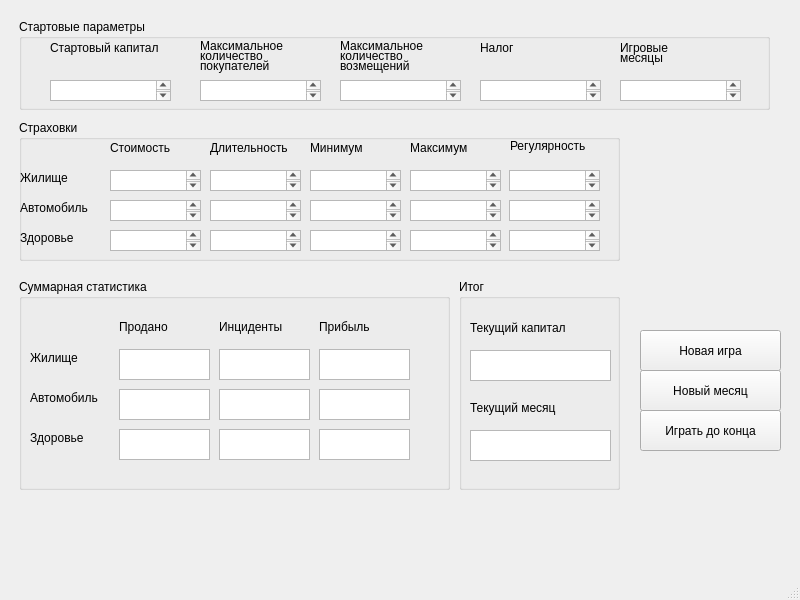
<?xml version="1.0" encoding="UTF-8"?>
<ui version="4.0">
 <class>MainWindow</class>
 <widget class="QMainWindow" name="MainWindow">
  <property name="geometry">
   <rect>
    <x>0</x>
    <y>0</y>
    <width>800</width>
    <height>600</height>
   </rect>
  </property>
  <property name="windowTitle">
   <string>MainWindow</string>
  </property>
  <widget class="QWidget" name="centralwidget">
   <widget class="QPushButton" name="play_month">
    <property name="geometry">
     <rect>
      <x>640</x>
      <y>370</y>
      <width>141</width>
      <height>41</height>
     </rect>
    </property>
    <property name="text">
     <string>Новый месяц</string>
    </property>
   </widget>
   <widget class="QPushButton" name="start_game">
    <property name="geometry">
     <rect>
      <x>640</x>
      <y>330</y>
      <width>141</width>
      <height>41</height>
     </rect>
    </property>
    <property name="text">
     <string>Новая игра</string>
    </property>
   </widget>
   <widget class="QLabel" name="label">
    <property name="geometry">
     <rect>
      <x>210</x>
      <y>140</y>
      <width>91</width>
      <height>16</height>
     </rect>
    </property>
    <property name="text">
     <string>Длительность</string>
    </property>
   </widget>
   <widget class="QLabel" name="label_3">
    <property name="geometry">
     <rect>
      <x>370</x>
      <y>130</y>
      <width>61</width>
      <height>16</height>
     </rect>
    </property>
    <property name="text">
     <string/>
    </property>
   </widget>
   <widget class="QLabel" name="label_2">
    <property name="geometry">
     <rect>
      <x>110</x>
      <y>140</y>
      <width>91</width>
      <height>16</height>
     </rect>
    </property>
    <property name="text">
     <string>Стоимость</string>
    </property>
   </widget>
   <widget class="QLabel" name="label_4">
    <property name="geometry">
     <rect>
      <x>410</x>
      <y>140</y>
      <width>91</width>
      <height>16</height>
     </rect>
    </property>
    <property name="text">
     <string>Максимум</string>
    </property>
   </widget>
   <widget class="QLabel" name="label_5">
    <property name="geometry">
     <rect>
      <x>310</x>
      <y>140</y>
      <width>91</width>
      <height>16</height>
     </rect>
    </property>
    <property name="text">
     <string>Минимум</string>
    </property>
   </widget>
   <widget class="QLabel" name="label_7">
    <property name="geometry">
     <rect>
      <x>20</x>
      <y>170</y>
      <width>61</width>
      <height>16</height>
     </rect>
    </property>
    <property name="text">
     <string>Жилище</string>
    </property>
   </widget>
   <widget class="QLabel" name="label_8">
    <property name="geometry">
     <rect>
      <x>20</x>
      <y>200</y>
      <width>91</width>
      <height>16</height>
     </rect>
    </property>
    <property name="text">
     <string>Автомобиль</string>
    </property>
   </widget>
   <widget class="QLabel" name="label_9">
    <property name="geometry">
     <rect>
      <x>20</x>
      <y>230</y>
      <width>91</width>
      <height>16</height>
     </rect>
    </property>
    <property name="text">
     <string>Здоровье</string>
    </property>
   </widget>
   <widget class="QTextEdit" name="house_cost_input">
    <property name="geometry">
     <rect>
      <x>110</x>
      <y>170</y>
      <width>91</width>
      <height>21</height>
     </rect>
    </property>
   </widget>
   <widget class="QTextEdit" name="house_duration_input">
    <property name="geometry">
     <rect>
      <x>210</x>
      <y>170</y>
      <width>91</width>
      <height>21</height>
     </rect>
    </property>
   </widget>
   <widget class="QTextEdit" name="house_min_input">
    <property name="geometry">
     <rect>
      <x>310</x>
      <y>170</y>
      <width>91</width>
      <height>21</height>
     </rect>
    </property>
   </widget>
   <widget class="QTextEdit" name="house_max_input">
    <property name="geometry">
     <rect>
      <x>410</x>
      <y>170</y>
      <width>91</width>
      <height>21</height>
     </rect>
    </property>
   </widget>
   <widget class="QLabel" name="label_10">
    <property name="geometry">
     <rect>
      <x>50</x>
      <y>40</y>
      <width>141</width>
      <height>16</height>
     </rect>
    </property>
    <property name="text">
     <string>Стартовый капитал</string>
    </property>
   </widget>
   <widget class="QLabel" name="label_11">
    <property name="geometry">
     <rect>
      <x>200</x>
      <y>30</y>
      <width>171</width>
      <height>31</height>
     </rect>
    </property>
    <property name="text">
     <string>Максимальное</string>
    </property>
   </widget>
   <widget class="QTextEdit" name="customer_input">
    <property name="geometry">
     <rect>
      <x>200</x>
      <y>80</y>
      <width>121</width>
      <height>21</height>
     </rect>
    </property>
   </widget>
   <widget class="QLabel" name="label_12">
    <property name="geometry">
     <rect>
      <x>200</x>
      <y>40</y>
      <width>171</width>
      <height>31</height>
     </rect>
    </property>
    <property name="text">
     <string>количество</string>
    </property>
   </widget>
   <widget class="QLabel" name="label_13">
    <property name="geometry">
     <rect>
      <x>200</x>
      <y>50</y>
      <width>121</width>
      <height>31</height>
     </rect>
    </property>
    <property name="text">
     <string>покупателей</string>
    </property>
   </widget>
   <widget class="QTextEdit" name="fund_input">
    <property name="geometry">
     <rect>
      <x>50</x>
      <y>80</y>
      <width>121</width>
      <height>21</height>
     </rect>
    </property>
   </widget>
   <widget class="QLabel" name="label_14">
    <property name="geometry">
     <rect>
      <x>340</x>
      <y>30</y>
      <width>171</width>
      <height>31</height>
     </rect>
    </property>
    <property name="text">
     <string>Максимальное</string>
    </property>
   </widget>
   <widget class="QTextEdit" name="refund_input">
    <property name="geometry">
     <rect>
      <x>340</x>
      <y>80</y>
      <width>121</width>
      <height>21</height>
     </rect>
    </property>
   </widget>
   <widget class="QLabel" name="label_15">
    <property name="geometry">
     <rect>
      <x>340</x>
      <y>40</y>
      <width>171</width>
      <height>31</height>
     </rect>
    </property>
    <property name="text">
     <string>количество</string>
    </property>
   </widget>
   <widget class="QLabel" name="label_16">
    <property name="geometry">
     <rect>
      <x>340</x>
      <y>50</y>
      <width>171</width>
      <height>31</height>
     </rect>
    </property>
    <property name="text">
     <string>возмещений</string>
    </property>
   </widget>
   <widget class="QTextEdit" name="car_max_input">
    <property name="geometry">
     <rect>
      <x>410</x>
      <y>200</y>
      <width>91</width>
      <height>21</height>
     </rect>
    </property>
   </widget>
   <widget class="QTextEdit" name="car_min_input">
    <property name="geometry">
     <rect>
      <x>310</x>
      <y>200</y>
      <width>91</width>
      <height>21</height>
     </rect>
    </property>
   </widget>
   <widget class="QTextEdit" name="car_cost_input">
    <property name="geometry">
     <rect>
      <x>110</x>
      <y>200</y>
      <width>91</width>
      <height>21</height>
     </rect>
    </property>
   </widget>
   <widget class="QTextEdit" name="car_duration_input">
    <property name="geometry">
     <rect>
      <x>210</x>
      <y>200</y>
      <width>91</width>
      <height>21</height>
     </rect>
    </property>
   </widget>
   <widget class="QTextEdit" name="health_max_input">
    <property name="geometry">
     <rect>
      <x>410</x>
      <y>230</y>
      <width>91</width>
      <height>21</height>
     </rect>
    </property>
   </widget>
   <widget class="QTextEdit" name="health_cost_input">
    <property name="geometry">
     <rect>
      <x>110</x>
      <y>230</y>
      <width>91</width>
      <height>21</height>
     </rect>
    </property>
   </widget>
   <widget class="QTextEdit" name="health_duration_input">
    <property name="geometry">
     <rect>
      <x>210</x>
      <y>230</y>
      <width>91</width>
      <height>21</height>
     </rect>
    </property>
   </widget>
   <widget class="QTextEdit" name="health_min_input">
    <property name="geometry">
     <rect>
      <x>310</x>
      <y>230</y>
      <width>91</width>
      <height>21</height>
     </rect>
    </property>
   </widget>
   <widget class="QLabel" name="label_17">
    <property name="geometry">
     <rect>
      <x>30</x>
      <y>350</y>
      <width>61</width>
      <height>16</height>
     </rect>
    </property>
    <property name="text">
     <string>Жилище</string>
    </property>
   </widget>
   <widget class="QLabel" name="label_18">
    <property name="geometry">
     <rect>
      <x>30</x>
      <y>390</y>
      <width>91</width>
      <height>16</height>
     </rect>
    </property>
    <property name="text">
     <string>Автомобиль</string>
    </property>
   </widget>
   <widget class="QLabel" name="label_19">
    <property name="geometry">
     <rect>
      <x>30</x>
      <y>430</y>
      <width>91</width>
      <height>16</height>
     </rect>
    </property>
    <property name="text">
     <string>Здоровье</string>
    </property>
   </widget>
   <widget class="QTextBrowser" name="current_fund_output">
    <property name="geometry">
     <rect>
      <x>470</x>
      <y>350</y>
      <width>141</width>
      <height>31</height>
     </rect>
    </property>
   </widget>
   <widget class="QLabel" name="label_6">
    <property name="geometry">
     <rect>
      <x>470</x>
      <y>320</y>
      <width>111</width>
      <height>16</height>
     </rect>
    </property>
    <property name="text">
     <string>Текущий капитал</string>
    </property>
   </widget>
   <widget class="QLabel" name="label_21">
    <property name="geometry">
     <rect>
      <x>480</x>
      <y>40</y>
      <width>141</width>
      <height>16</height>
     </rect>
    </property>
    <property name="text">
     <string>Налог</string>
    </property>
   </widget>
   <widget class="QTextEdit" name="tax_input">
    <property name="geometry">
     <rect>
      <x>480</x>
      <y>80</y>
      <width>121</width>
      <height>21</height>
     </rect>
    </property>
   </widget>
   <widget class="QLabel" name="label_24">
    <property name="geometry">
     <rect>
      <x>510</x>
      <y>130</y>
      <width>91</width>
      <height>31</height>
     </rect>
    </property>
    <property name="text">
     <string>Регулярность</string>
    </property>
   </widget>
   <widget class="QTextEdit" name="game_month_input">
    <property name="geometry">
     <rect>
      <x>620</x>
      <y>80</y>
      <width>121</width>
      <height>21</height>
     </rect>
    </property>
   </widget>
   <widget class="QLabel" name="label_25">
    <property name="geometry">
     <rect>
      <x>620</x>
      <y>40</y>
      <width>141</width>
      <height>16</height>
     </rect>
    </property>
    <property name="text">
     <string>Игровые</string>
    </property>
   </widget>
   <widget class="QLabel" name="label_26">
    <property name="geometry">
     <rect>
      <x>620</x>
      <y>50</y>
      <width>141</width>
      <height>16</height>
     </rect>
    </property>
    <property name="text">
     <string>месяцы</string>
    </property>
   </widget>
   <widget class="QPushButton" name="play_until_end">
    <property name="geometry">
     <rect>
      <x>640</x>
      <y>410</y>
      <width>141</width>
      <height>41</height>
     </rect>
    </property>
    <property name="text">
     <string>Играть до конца</string>
    </property>
   </widget>
   <widget class="QTextBrowser" name="current_month_output">
    <property name="geometry">
     <rect>
      <x>470</x>
      <y>430</y>
      <width>141</width>
      <height>31</height>
     </rect>
    </property>
   </widget>
   <widget class="QLabel" name="label_27">
    <property name="geometry">
     <rect>
      <x>470</x>
      <y>400</y>
      <width>111</width>
      <height>16</height>
     </rect>
    </property>
    <property name="text">
     <string>Текущий месяц</string>
    </property>
   </widget>
   <widget class="QGroupBox" name="groupBox">
    <property name="geometry">
     <rect>
      <x>19</x>
      <y>279</y>
      <width>431</width>
      <height>211</height>
     </rect>
    </property>
    <property name="title">
     <string>Суммарная статистика</string>
    </property>
    <widget class="QLabel" name="label_28">
     <property name="geometry">
      <rect>
       <x>200</x>
       <y>40</y>
       <width>91</width>
       <height>16</height>
      </rect>
     </property>
     <property name="text">
      <string>Инциденты</string>
     </property>
    </widget>
    <widget class="QTextBrowser" name="house_sold_output">
     <property name="geometry">
      <rect>
       <x>100</x>
       <y>70</y>
       <width>91</width>
       <height>31</height>
      </rect>
     </property>
    </widget>
    <widget class="QTextBrowser" name="house_incidents_output">
     <property name="geometry">
      <rect>
       <x>200</x>
       <y>70</y>
       <width>91</width>
       <height>31</height>
      </rect>
     </property>
    </widget>
    <widget class="QTextBrowser" name="house_income_output">
     <property name="geometry">
      <rect>
       <x>300</x>
       <y>70</y>
       <width>91</width>
       <height>31</height>
      </rect>
     </property>
    </widget>
    <widget class="QLabel" name="label_22">
     <property name="geometry">
      <rect>
       <x>300</x>
       <y>40</y>
       <width>91</width>
       <height>16</height>
      </rect>
     </property>
     <property name="text">
      <string>Прибыль</string>
     </property>
    </widget>
    <widget class="QLabel" name="label_23">
     <property name="geometry">
      <rect>
       <x>100</x>
       <y>40</y>
       <width>91</width>
       <height>16</height>
      </rect>
     </property>
     <property name="text">
      <string>Продано</string>
     </property>
    </widget>
    <widget class="QTextBrowser" name="car_income_output">
     <property name="geometry">
      <rect>
       <x>300</x>
       <y>110</y>
       <width>91</width>
       <height>31</height>
      </rect>
     </property>
    </widget>
    <widget class="QTextBrowser" name="car_incidents_output">
     <property name="geometry">
      <rect>
       <x>200</x>
       <y>110</y>
       <width>91</width>
       <height>31</height>
      </rect>
     </property>
    </widget>
    <widget class="QTextBrowser" name="car_sold_output">
     <property name="geometry">
      <rect>
       <x>100</x>
       <y>110</y>
       <width>91</width>
       <height>31</height>
      </rect>
     </property>
    </widget>
    <widget class="QTextBrowser" name="health_incidents_output">
     <property name="geometry">
      <rect>
       <x>200</x>
       <y>150</y>
       <width>91</width>
       <height>31</height>
      </rect>
     </property>
    </widget>
    <widget class="QTextBrowser" name="health_sold_output">
     <property name="geometry">
      <rect>
       <x>100</x>
       <y>150</y>
       <width>91</width>
       <height>31</height>
      </rect>
     </property>
    </widget>
    <widget class="QTextBrowser" name="health_income_output">
     <property name="geometry">
      <rect>
       <x>300</x>
       <y>150</y>
       <width>91</width>
       <height>31</height>
      </rect>
     </property>
    </widget>
   </widget>
   <widget class="QGroupBox" name="groupBox_2">
    <property name="geometry">
     <rect>
      <x>459</x>
      <y>279</y>
      <width>161</width>
      <height>211</height>
     </rect>
    </property>
    <property name="title">
     <string>Итог</string>
    </property>
   </widget>
   <widget class="QGroupBox" name="groupBox_3">
    <property name="geometry">
     <rect>
      <x>19</x>
      <y>19</y>
      <width>751</width>
      <height>91</height>
     </rect>
    </property>
    <property name="title">
     <string>Стартовые параметры</string>
    </property>
   </widget>
   <widget class="QGroupBox" name="groupBox_4">
    <property name="geometry">
     <rect>
      <x>19</x>
      <y>120</y>
      <width>601</width>
      <height>141</height>
     </rect>
    </property>
    <property name="title">
     <string>Страховки</string>
    </property>
    <widget class="QTextEdit" name="house_payment_frequency_input">
     <property name="geometry">
      <rect>
       <x>490</x>
       <y>50</y>
       <width>91</width>
       <height>21</height>
      </rect>
     </property>
    </widget>
    <widget class="QTextEdit" name="car_payment_frequency_input">
     <property name="geometry">
      <rect>
       <x>490</x>
       <y>80</y>
       <width>91</width>
       <height>21</height>
      </rect>
     </property>
    </widget>
    <widget class="QTextEdit" name="health_payment_frequency_input">
     <property name="geometry">
      <rect>
       <x>490</x>
       <y>110</y>
       <width>91</width>
       <height>21</height>
      </rect>
     </property>
    </widget>
   </widget>
   <zorder>groupBox_3</zorder>
   <zorder>groupBox_2</zorder>
   <zorder>groupBox</zorder>
   <zorder>groupBox_4</zorder>
   <zorder>play_month</zorder>
   <zorder>start_game</zorder>
   <zorder>label</zorder>
   <zorder>label_3</zorder>
   <zorder>label_2</zorder>
   <zorder>label_4</zorder>
   <zorder>label_5</zorder>
   <zorder>label_7</zorder>
   <zorder>label_8</zorder>
   <zorder>label_9</zorder>
   <zorder>house_cost_input</zorder>
   <zorder>house_duration_input</zorder>
   <zorder>house_min_input</zorder>
   <zorder>house_max_input</zorder>
   <zorder>label_10</zorder>
   <zorder>label_11</zorder>
   <zorder>customer_input</zorder>
   <zorder>label_12</zorder>
   <zorder>label_13</zorder>
   <zorder>fund_input</zorder>
   <zorder>label_14</zorder>
   <zorder>refund_input</zorder>
   <zorder>label_15</zorder>
   <zorder>label_16</zorder>
   <zorder>car_max_input</zorder>
   <zorder>car_min_input</zorder>
   <zorder>car_cost_input</zorder>
   <zorder>car_duration_input</zorder>
   <zorder>health_max_input</zorder>
   <zorder>health_cost_input</zorder>
   <zorder>health_duration_input</zorder>
   <zorder>health_min_input</zorder>
   <zorder>label_17</zorder>
   <zorder>label_18</zorder>
   <zorder>label_19</zorder>
   <zorder>current_fund_output</zorder>
   <zorder>label_6</zorder>
   <zorder>label_21</zorder>
   <zorder>tax_input</zorder>
   <zorder>label_24</zorder>
   <zorder>game_month_input</zorder>
   <zorder>label_25</zorder>
   <zorder>label_26</zorder>
   <zorder>play_until_end</zorder>
   <zorder>current_month_output</zorder>
   <zorder>label_27</zorder>
  </widget>
  <widget class="QMenuBar" name="menubar">
   <property name="geometry">
    <rect>
     <x>0</x>
     <y>0</y>
     <width>800</width>
     <height>22</height>
    </rect>
   </property>
  </widget>
  <widget class="QStatusBar" name="statusbar"/>
 </widget>
 <resources/>
 <connections/>
</ui>
